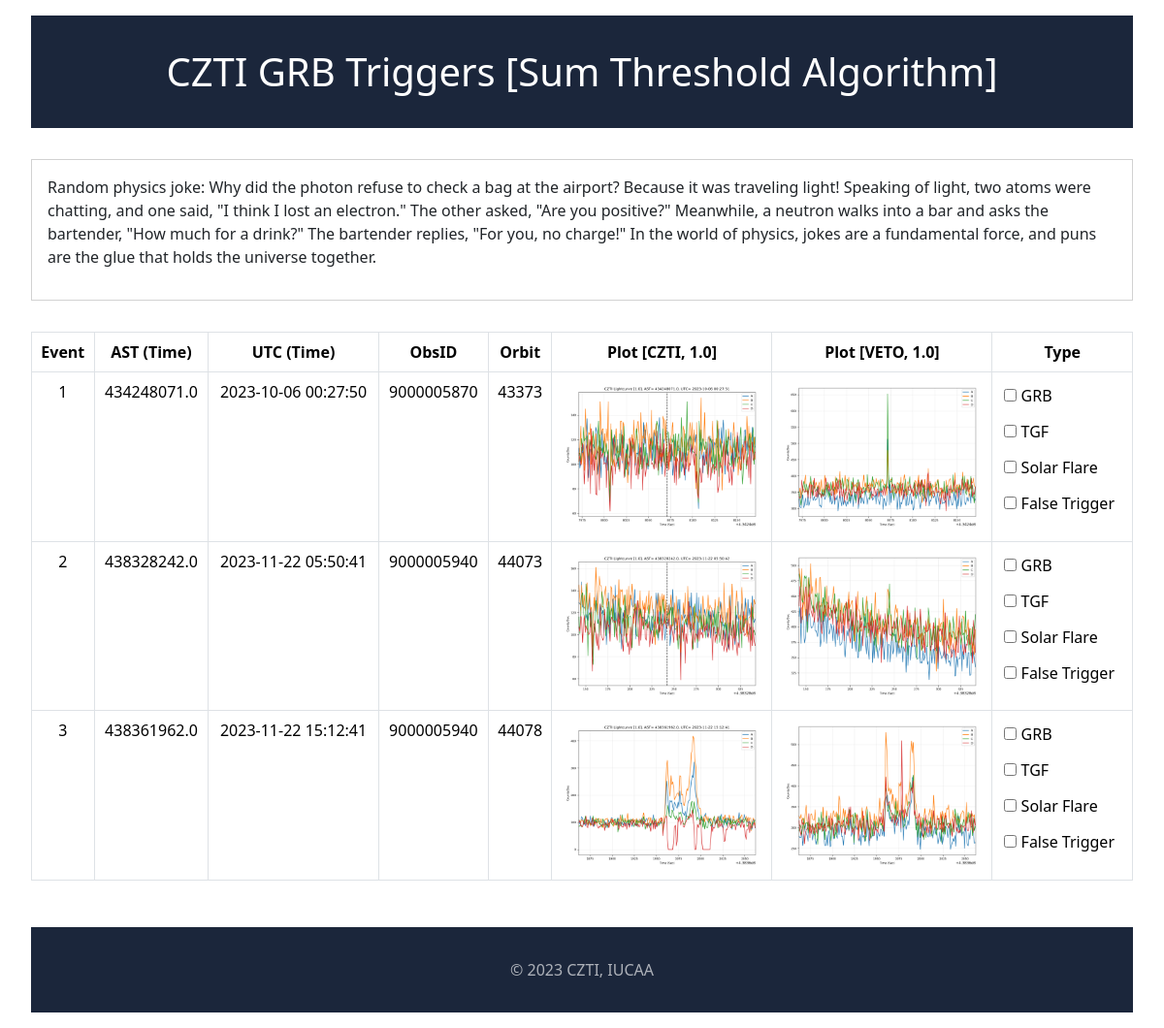
The page / on the database its author committed.
### tables this page shows
CREATE TABLE triggers (no INTEGER PRIMARY KEY AUTOINCREMENT, ast TEXT, utc TEXT, obsid TEXT, orbit TEXT, type TEXT);

### app.py (the view)
@app.route("/")
def hello_czti():
    rows = getdatadb()
    return render_template('home.html', elem=rows)

### app.py (called while the page is built)
def getdatadb():
    conn = sqlite3.connect('smttriggers.db')
    cursor = conn.cursor()
    query = "SELECT * FROM triggers;"
    cursor.execute(query)
    dbrow = cursor.fetchall()
    columns = [desc[0] for desc in cursor.description]
    rowdata = []
    for row in dbrow:
        row_dict = dict(zip(columns, row))
        rowdata.append(row_dict)
    cursor.close()
    conn.close()
    return rowdata

### templates/home.html (shortened to what this page needs)
<!DOCTYPE html>
<html lang="en">
<head>
    <link href="https://cdn.jsdelivr.net/npm/bootstrap@5.3.2/dist/css/bootstrap.min.css" rel="stylesheet">
</head>
<body>
    <nav>
        <h1>CZTI GRB Triggers [Sum Threshold Algorithm]</h1>
    </nav>
    <div class="info-section">
        <p>Random physics joke: Why did the photon refuse to check a bag at the airport?
            Because it was traveling light! Speaking of light, two atoms were chatting,
            and one said, "I think I lost an electron." The other asked, "Are you positive?"
            Meanwhile, a neutron walks into a bar and asks the bartender,
            "How much for a drink?" The bartender replies, "For you, no charge!"
            In the world of physics, jokes are a fundamental force, and puns are the glue
            that holds the universe together.</p>
    </div>
    <div class="table-responsive">
        <table class="table table-hover table-bordered">
            <thead>
                <tr>
                    <th>Event</th>
                    <th>AST (Time)</th>
                    <th>UTC (Time)</th>
                    <th>ObsID</th>
                    <th>Orbit</th>
                    <th>Plot [CZTI, 1.0]</th>
                    <th>Plot [VETO, 1.0]</th>
                    <th>Type</th>
                </tr>
            </thead>
            <tbody>
                {% for val in elem %}
                    <tr>
                        <td>{{val['no']}}</td>
                        <td>{{val['ast']}}</td>
                        <td>{{val['utc']}}</td>
                        <td>{{val['obsid']}}</td>
                        <td>{{val['orbit']}}</td>
                        <td><img src="static/{{val['ast']}}/CZTI_{{val['ast']}}.png"></td>
                        <td><img src="static/{{val['ast']}}/VETO_{{val['ast']}}.png"></td>
                        <td class="checkbox-column">
                            <label class="checkbox-label"><input type="checkbox"> GRB</label>
                            <label class="checkbox-label"><input type="checkbox"> TGF</label>
                            <label class="checkbox-label"><input type="checkbox"> Solar Flare</label>
                            <label class="checkbox-label"><input type="checkbox"> False Trigger</label>
                        </td>
                    </tr>
                {% endfor %}
            </tbody>
        </table>
    </div>
    <footer>
        <p>&copy; 2023 CZTI, IUCAA</p>
    </footer>
</body>
</html>

### templates/home.html (style rules this page uses)
h1 { text-align: center; padding: 34px; }
nav { margin: 16px 32px 32px 32px; background-color: #1b263b; color: white; }
.info-section { padding: 16px; margin: 32px; border: 1px solid rgba(0, 0, 0, 0.178); }
.table-responsive { margin: 16px 32px 32px 32px; text-align: center; }
.table-responsive img { width: 100%; }
td:nth-child(6), td:nth-child(7) { width: 20%; white-space: nowrap; }
.checkbox-column { text-align: left; }
.checkbox-label { padding: 4px; display: block; margin-bottom: 5px; }
footer { padding: 32px; margin: 32px 32px 16px 32px; color: rgba(255, 255, 255, 0.644); text-align: center; background-color: #1b263b; }
footer p { margin: 0; }

### rows shown on the page
triggers: no "1", ast "434248071.0", utc "2023-10-06 00:27:50", obsid "9000005870", orbit "43373", ast (picture)
triggers: no "2", ast "438328242.0", utc "2023-11-22 05:50:41", obsid "9000005940", orbit "44073", ast (picture)
triggers: no "3", ast "438361962.0", utc "2023-11-22 15:12:41", obsid "9000005940", orbit "44078", ast (picture)
